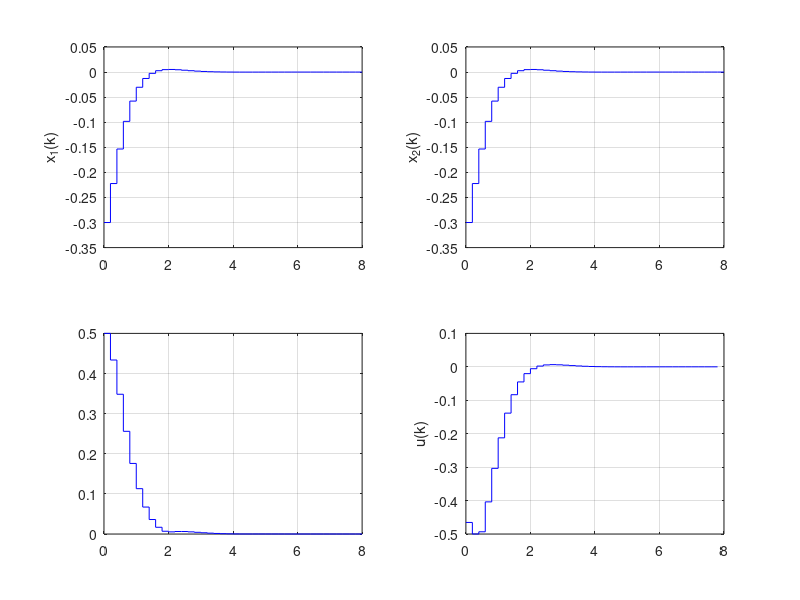

This figure's MATLAB source: (Note: this script raises an error after producing the figure.)
%% Problem 3

clearvars; close all; clc;

A=[0.9616 0.1878;-0.3756 0.8677];
B=[0.0192;0.1878];
x0=[-0.3;0.4];
Ts=0.2;
n=2;

Q=diag([5 1]);
S=Q;
R=0.1;

Hp=3;

Acal=[A;A^2;A^3];
Bcal=[B zeros(n,1) zeros(n,1);A*B B zeros(n,1);A^2*B A*B B];
Qcal=blkdiag(Q,Q,Q);
Rcal=blkdiag(R,R,R);

H=2*(Bcal'*Qcal*Bcal+Rcal)
H=(H'+H)/2
F=2*Acal'*Qcal*Bcal
G=[eye(Hp);-eye(Hp)]
h=0.5*ones(Hp*2,1)

x_traj(:,1)=x0;
x_k=x0;

steps=40;

for kk=1:steps
    U=quadprog(H,x_k'*F,G,h);
    x_traj(:,kk+1)=A*x_k+B*U(1);
    u_traj(:,kk)=U(1);
    x_k=x_traj(:,end);
end

figure;
subplot(221), stairs(0:Ts:Ts*steps,x_traj(1,:),'b'), grid on, ylabel('x_1(k)');
subplot(222), stairs(0:Ts:Ts*steps,x_traj(1,:),'b'), grid on, ylabel('x_2(k)');
subplot(224), stairs(0:Ts:Ts*(steps-1),u_traj(1,:),'b'), grid on, ylabel('u(k)');
subplot(223), stairs(0:Ts:Ts*steps,sqrt(x_traj(1,:) .^2+x_traj(2,:) .^2),'b'), grid on, 
yline(1e-4,':g'), yline(-1e-4,':g'), ylabel('||x(k)||_2');

%% Problem 4

clearvars; close all; clc;

A=[0.9616 0.1878;-0.3756 0.8677];
B=[0.0192;0.1878];
x0=[-0.3;0.4];
Ts=0.2;
n=2;

Q=diag([5 1]);
S=Q;
R=0.1;

Hp=3;

Acal=[A;A^2;A^3];
Bcal=[B zeros(n,1) zeros(n,1);A*B B zeros(n,1);A^2*B A*B B];
Qcal=blkdiag(Q,Q,Q);
Rcal=blkdiag(R,R,R);

H=2*(Bcal'*Qcal*Bcal+Rcal);
H=(H'+H)/2;
F=2*Acal'*Qcal*Bcal;

Gu=[eye(Hp);-eye(Hp)];
hu=0.5*ones(Hp*2,1);

Gx=Bcal;

x_traj(:,1)=x0;
x_k=x0;
x_max=[0;0.5];

steps=40;

for kk=1:steps
    hx=-Acal*x_k+repmat(x_max,Hp,1);
    G=[Gu;Gx];
    h=[hu;hx];
    U=quadprog(H,x_k'*F,G,h);
    x_traj(:,kk+1)=A*x_k+B*U(1);
    u_traj(:,kk)=U(1);
    x_k=x_traj(:,end);
end

figure;
subplot(221), stairs(0:Ts:Ts*steps,x_traj(1,:),'b'), grid on, ylabel('x_1(k)');
subplot(222), stairs(0:Ts:Ts*steps,x_traj(1,:),'b'), grid on, ylabel('x_2(k)');
subplot(224), stairs(0:Ts:Ts*(steps-1),u_traj(1,:),'b'), grid on, ylabel('u(k)');
subplot(223), stairs(0:Ts:Ts*steps,sqrt(x_traj(1,:) .^2+x_traj(2,:) .^2),'b'), grid on, 
yline(1e-4,':g'), yline(-1e-4,':g'), ylabel('||x(k)||_2');